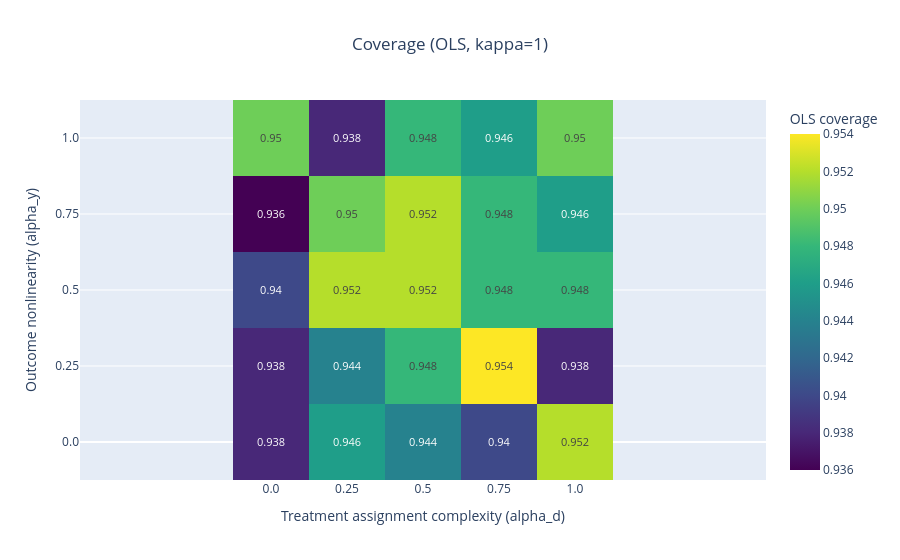

The cell this chart's notebook holds for it:
### Code cell
fig = estimator_metric_heatmap(summary_df, metric="coverage", estimator="OLS", kappa=1)
fig.show()

### Figure 1 — Plotly figure (JSON) as saved in the notebook; plotly's stock layout.template omitted (floating-point values rounded to 4 significant figures)
{"data": [{"colorbar": {"title": {"text": "OLS coverage"}}, "colorscale": [[0, "#440154"], [0.1111, "#482878"], [0.2222, "#3e4989"], [0.3333, "#31688e"], [0.4444, "#26828e"], [0.5556, "#1f9e89"], [0.6667, "#35b779"], [0.7778, "#6ece58"], [0.8889, "#b5de2b"], [1, "#fde725"]], "hovertemplate": "alpha_d=%{x}<br>alpha_y=%{y}<br>OLS coverage=%{z:.4f}<extra></extra>", "text": [[0.938, 0.946, 0.944, 0.94, 0.952], [0.938, 0.944, 0.948, 0.954, 0.938], [0.94, 0.952, 0.952, 0.948, 0.948], [0.936, 0.95, 0.952, 0.948, 0.946], [0.95, 0.938, 0.948, 0.946, 0.95]], "textfont": {"size": 11}, "texttemplate": "%{text}", "type": "heatmap", "x": [0, 0.25, 0.5, 0.75, 1], "y": [0, 0.25, 0.5, 0.75, 1], "z": [[0.938, 0.946, 0.944, 0.94, 0.952], [0.938, 0.944, 0.948, 0.954, 0.938], [0.94, 0.952, 0.952, 0.948, 0.948], [0.936, 0.95, 0.952, 0.948, 0.946], [0.95, 0.938, 0.948, 0.946, 0.95]]}], "layout": {"title": {"text": "Coverage (OLS, kappa=1)", "x": 0.5}, "xaxis": {"tickmode": "array", "ticktext": ["0.0", "0.25", "0.5", "0.75", "1.0"], "tickvals": [0, 0.25, 0.5, 0.75, 1], "title": {"text": "Treatment assignment complexity (alpha_d)"}}, "yaxis": {"scaleanchor": "x", "scaleratio": 1, "tickmode": "array", "ticktext": ["0.0", "0.25", "0.5", "0.75", "1.0"], "tickvals": [0, 0.25, 0.5, 0.75, 1], "title": {"text": "Outcome nonlinearity (alpha_y)"}}}}
